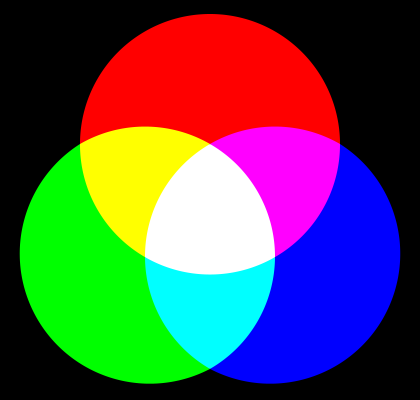
#> input picture Exc/color_image.png, 420 x 400 px
$ jupyter execute 5025241187_TugasMandiri2_PerbaikanCitraBerwarna.ipynb   (shell and % lines are left out)
#> lines starting #> are read from the running program, lines starting #| are printed output that depends on the picture
# Perbaikan Citra Berwarna

---

### 1. Konsep Dasar

Perbaikan citra berwarna bertujuan untuk meningkatkan kualitas visual atau menyesuaikan representasi warna citra agar lebih informatif dan mudah diinterpretasi. Operasi ini dapat diaplikasikan pada berbagai ruang warna seperti **RGB**, **HSV**, atau **LAB**.

**Cakupan Teknik Utama:**
- **Koreksi Kontras & Kecerahan:** Penyesuaian rentang dinamis intensitas warna.
- **Peningkatan Kontras Adaptif:** Ekualisasi pencahayaan tanpa merusak tonal warna alami.
- **Pseudo Color:** Pemetaan intensitas citra monokromatik (*grayscale*) ke spektrum warna tertentu (*colormap*) untuk visualisasi data (misal: citra medis atau citra termal).

#### Karakteristik Ruang Warna:
- **RGB (Red, Green, Blue):** Model warna aditif berbasis perangkat display; informasi warna dan pencahayaan bercampur pada setiap kanal.
- **HSV (Hue, Saturation, Value):** Memisahkan corak warna (*Hue*), kejenuhan (*Saturation*), dan intensitas cahaya (*Value*).
- **LAB:** Ruang warna berbasis persepsi penglihatan manusia. Kanal **L** (*Luminance*) memisahkan kecerahan secara independen dari komponen kromatik **A** (hijau-merah) dan **B** (biru-kuning).

### 2. Ringkasan Operasi Perbaikan Warna

| Teknik | Ruang Warna | Mekanisme Kerja |
| :--- | :--- | :--- |
| **Penyesuaian Skala Linier** | RGB | $g(x, y) = \alpha \cdot f(x, y) + \beta$ diterapkan seragam ke seluruh kanal |
| **Histogram Equalization** | HSV | Diterapkan hanya pada kanal **V** agar tonalitas warna (*H* dan *S*) tidak terdistorsi |
| **CLAHE** | LAB | Kontras adaptif berbasis ubin (*tiles*) pada kanal **L** untuk mencegah amplifikasi *noise* |
| **Pseudo Color** | Grayscale $\rightarrow$ RGB | Mentranslasikan skala intensitas 0–255 ke spektrum palet warna buatan |

### 3. Implementasi Python

#### Persiapan Lingkungan & Citra Sampel
Cell ini memuat pustaka yang dibutuhkan serta mengunduh citra uji jika belum tersedia secara lokal.

[cell 1]

import cv2
import numpy as np
import matplotlib.pyplot as plt
import os
import urllib.request
import cairosvg

opener = urllib.request.build_opener()
opener.addheaders = [('User-Agent', 'Mozilla/5.0 (Windows NT 10.0; Win64; x64)')]
urllib.request.install_opener(opener)

svg_file = 'color_image.svg'
png_file = 'color_image.png'

# Unduh berkas SVG jika belum ada
if not os.path.exists(svg_file):
    url = 'https://upload.wikimedia.org/wikipedia/commons/e/e0/Synthese%2B.svg?utm_source=commons.wikimedia.org&utm_campaign=index&utm_content=original'
    urllib.request.urlretrieve(url, svg_file)
#> (this line was passed over: the network is not available in this run)

# Konversi SVG ke PNG menggunakan cairosvg
cairosvg.svg2png(url=svg_file, write_to=png_file)
#> (this line was passed over: cairosvg is not available in this run)

# Baca hasil konversi PNG dengan OpenCV
img_bgr = cv2.imread(png_file)
#> img_bgr is the input picture: shape (400, 420, 3); mean B, G, R 78.4, 78.4, 80.8
img_rgb = cv2.cvtColor(img_bgr, cv2.COLOR_BGR2RGB)

plt.figure(figsize=(4, 4))
plt.imshow(img_rgb)
plt.title('Original RGB Image')
plt.axis('off')
plt.show()

#### a. Koreksi Kontras dan Kecerahan di Ruang RGB
Fungsi `cv2.convertScaleAbs` melakukan transformasi linier dengan parameter $\alpha$ (faktor kontras) dan $\beta$ (faktor kecerahan).

[cell 2]
alpha = 1.25  # Kontras (>1 meningkatkan kontras)
beta = 25     # Kecerahan (offset intensitas)

adjusted_rgb = cv2.convertScaleAbs(img_rgb, alpha=alpha, beta=beta)
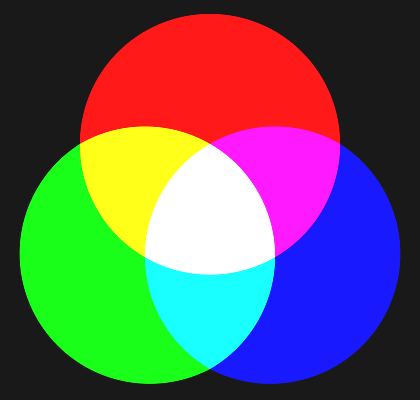
#> adjusted_rgb: shape (400, 420, 3); mean R, G, B 98, 95.8, 95.8

plt.figure(figsize=(8, 4))
plt.subplot(1, 2, 1)
plt.imshow(img_rgb)
plt.title('Asli')
plt.axis('off')

plt.subplot(1, 2, 2)
plt.imshow(adjusted_rgb)
plt.title(f'Kontras (α={alpha}) & Kecerahan (β={beta})')
plt.axis('off')

plt.tight_layout()
plt.show()
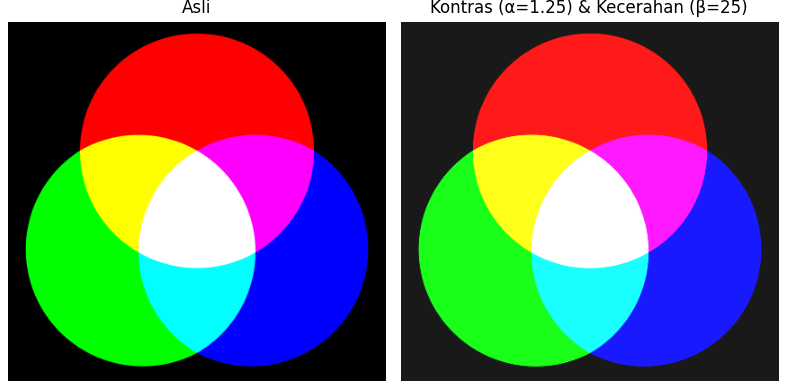
#> figure drawn by matplotlib, 2 panels

#### b. Histogram Equalization pada Kanal V (HSV)
Ekualisasi diterapkan secara eksklusif pada kanal *Value* ($V$) untuk meningkatkan rentang dinamis intensitas tanpa mengubah rona (*Hue*) atau saturasi warna.

[cell 3]
hsv = cv2.cvtColor(img_bgr, cv2.COLOR_BGR2HSV)
#> hsv: shape (400, 420, 3); mean H, S, V 38.3, 143.8, 160.9
h, s, v = cv2.split(hsv)
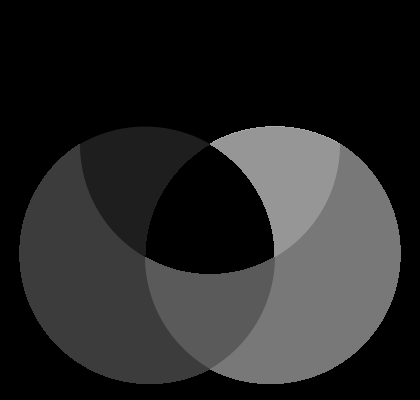
#> h: shape (400, 420); min 0, max 179, mean 38.3
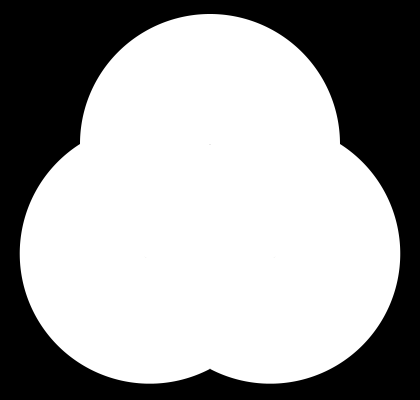
#> v: shape (400, 420); min 0, max 255, mean 160.9

# Ekualisasi histogram kanal V
v_eq = cv2.equalizeHist(v)
hsv_eq = cv2.merge((h, s, v_eq))
#> hsv_eq: shape (400, 420, 3); mean H, S, V 38.3, 143.8, 159.8
img_hsv_eq = cv2.cvtColor(hsv_eq, cv2.COLOR_HSV2RGB)

plt.figure(figsize=(8, 4))
plt.subplot(1, 2, 1)
plt.imshow(img_rgb)
plt.title('Asli')
plt.axis('off')

plt.subplot(1, 2, 2)
plt.imshow(img_hsv_eq)
plt.title('Equalized V-Channel (HSV)')
plt.axis('off')

plt.tight_layout()
plt.show()

#### c. CLAHE pada Kanal L (LAB)
*Contrast Limited Adaptive Histogram Equalization* (CLAHE) mencegah amplifikasi derau berlebih pada area citra yang relatif homogen dengan membatasi nilai *clip limit*.

[cell 4]
lab = cv2.cvtColor(img_bgr, cv2.COLOR_BGR2LAB)
#> lab: shape (400, 420, 3); mean of channels 0, 1, 2 110.6, 139.8, 135.1
l, a, b = cv2.split(lab)
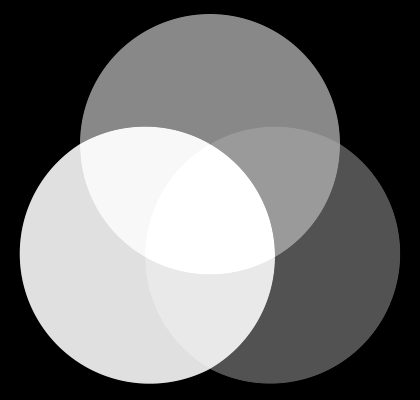
#> l: shape (400, 420); min 0, max 255, mean 110.6
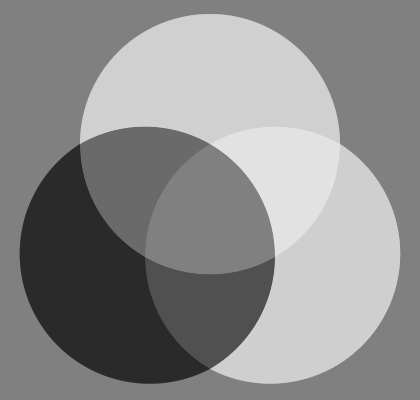
#> a: shape (400, 420); min 42, max 226, mean 139.8
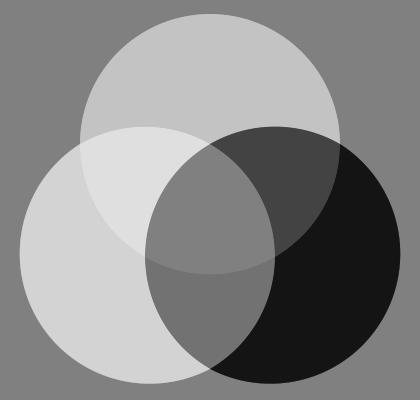
#> b: shape (400, 420); min 20, max 223, mean 135.1

clahe = cv2.createCLAHE(clipLimit=2.0, tileGridSize=(8, 8))
l_clahe = clahe.apply(l)
lab_clahe = cv2.merge((l_clahe, a, b))
#> lab_clahe: shape (400, 420, 3); mean of channels 0, 1, 2 112.2, 139.8, 135.1
img_clahe = cv2.cvtColor(lab_clahe, cv2.COLOR_LAB2RGB)
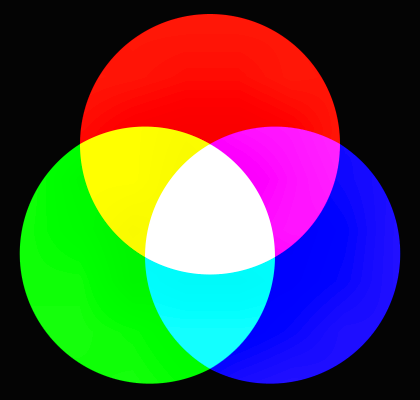
#> img_clahe: shape (400, 420, 3); mean R, G, B 85.2, 83, 80.7

plt.figure(figsize=(8, 4))
plt.subplot(1, 2, 1)
plt.imshow(img_rgb)
plt.title('Asli')
plt.axis('off')

plt.subplot(1, 2, 2)
plt.imshow(img_clahe)
plt.title('CLAHE pada L-Channel (LAB)')
plt.axis('off')

plt.tight_layout()
plt.show()

#### d. Pseudo Color (False Color Mapping)
Mengonversi citra monokromatik menjadi representasi warna menggunakan palet (*colormap*) untuk memperjelas gradasi intensitas.

[cell 5]
gray = cv2.cvtColor(img_bgr, cv2.COLOR_BGR2GRAY)
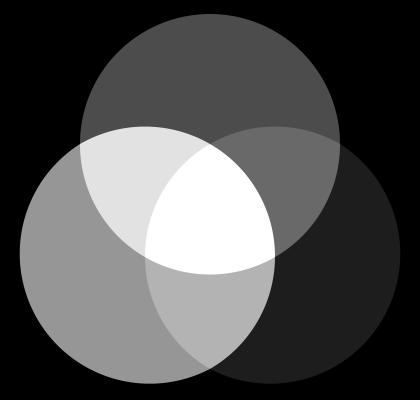
#> gray: shape (400, 420); min 0, max 255, mean 79.1

# Pemetaan pseudo color menggunakan preset COLORMAP_JET
pseudo_jet = cv2.applyColorMap(gray, cv2.COLORMAP_JET)
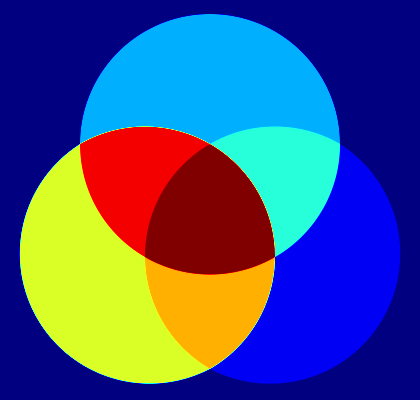
#> pseudo_jet: shape (400, 420, 3); mean B, G, R 131.7, 80.8, 65.9
pseudo_jet_rgb = cv2.cvtColor(pseudo_jet, cv2.COLOR_BGR2RGB)

plt.figure(figsize=(8, 4))
plt.subplot(1, 2, 1)
plt.imshow(gray, cmap='gray')
plt.title('Input Grayscale')
plt.axis('off')

plt.subplot(1, 2, 2)
plt.imshow(pseudo_jet_rgb)
plt.title('Pseudo Color (COLORMAP_JET)')
plt.axis('off')

plt.tight_layout()
plt.show()

$ run again, with Exc/image.png copied over Exc/color_image.png
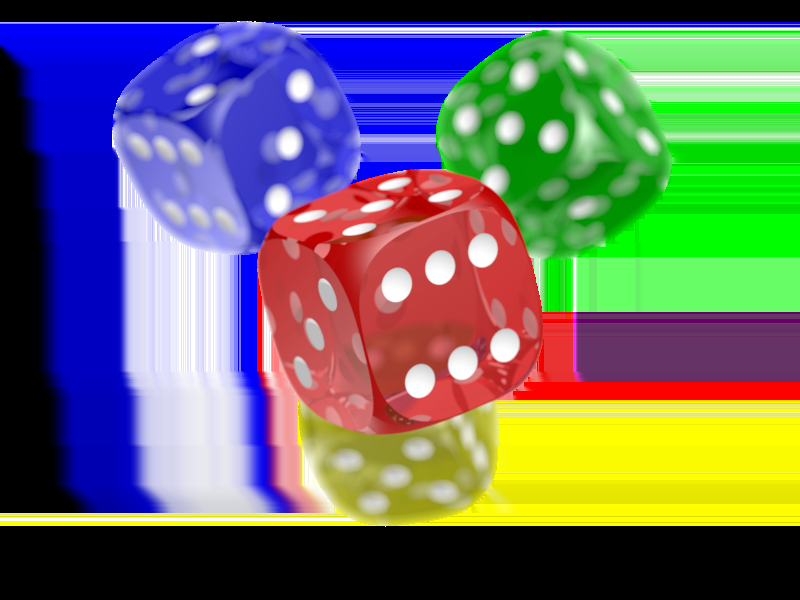
#> input picture Exc/image.png, 800 x 600 px
#> img_bgr is the input picture: shape (600, 800, 3); mean B, G, R 100.8, 109, 103.9
#> hsv: shape (600, 800, 3); mean H, S, V 57.2, 136.4, 169.6
#> hsv_eq: shape (600, 800, 3); mean H, S, V 57.2, 136.4, 106.3
#> lab: shape (600, 800, 3); mean of channels 0, 1, 2 125.2, 135.7, 132
#> lab_clahe: shape (600, 800, 3); mean of channels 0, 1, 2 117.8, 135.7, 132
#> `gray = cv2.cvtColor(img_bgr, cv2.COLOR_BGR2GRAY)`:
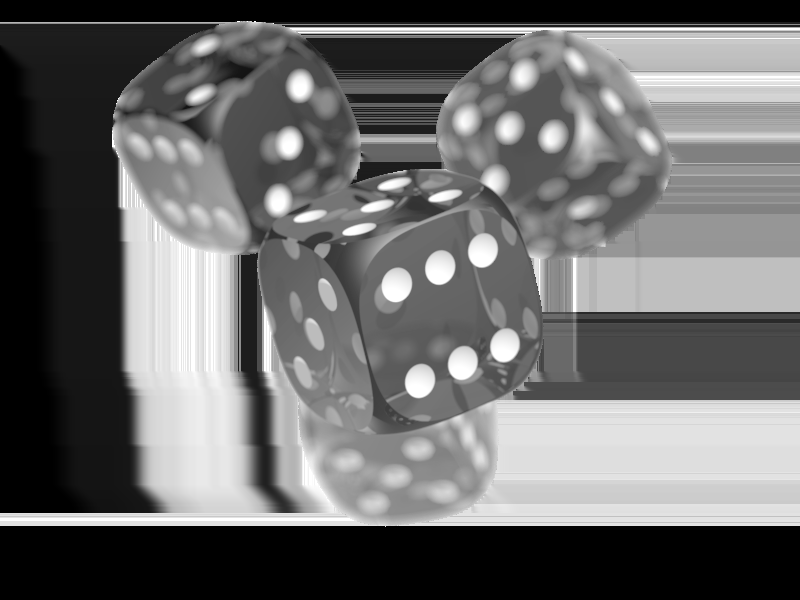
#> gray: shape (600, 800); min 0, max 255, mean 106.5
#> `pseudo_jet = cv2.applyColorMap(gray, cv2.COLORMAP_JET)`:
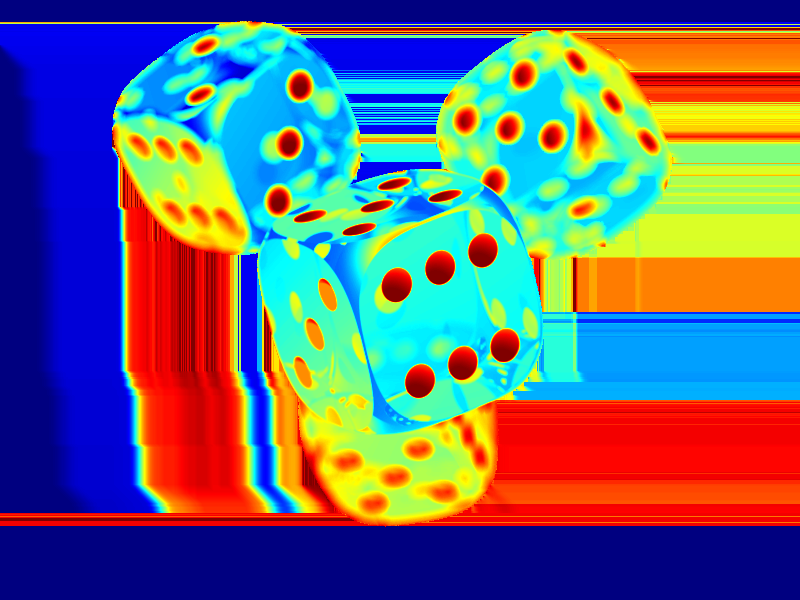
#> pseudo_jet: shape (600, 800, 3); mean B, G, R 119.9, 106, 101.5
